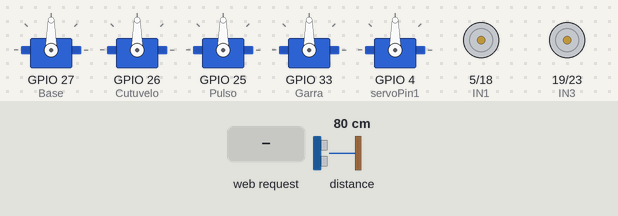
Bench run of a sketch on a simulated ESP32. Parts: 5 × servo, motor-driver pin pairs drawn as motors (green arrow = first pin HIGH = forward, orange = second pin HIGH = backward, longer = more drive). Inputs (shaded band) come from the test bench; at power-on: distance to the obstacle 80 cm. What the sketch prints to the serial monitor is not drawn.

Above: at 1.2 s.
1.3 s: HTTP request GET /SCANON received
4.3 s: HTTP request GET /FO received
At 4.49 s:
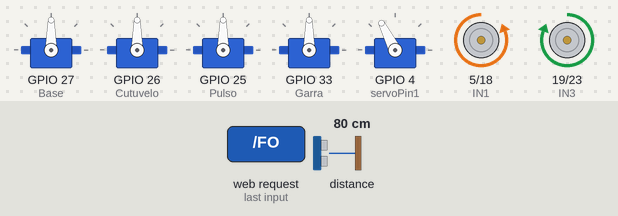
7.3 s: HTTP request GET /FF received
At 7.5 s:
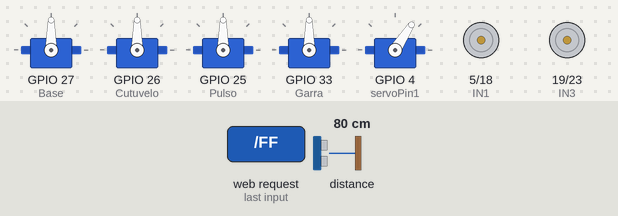
10.3 s: HTTP request GET /TO received
At 10.51 s:
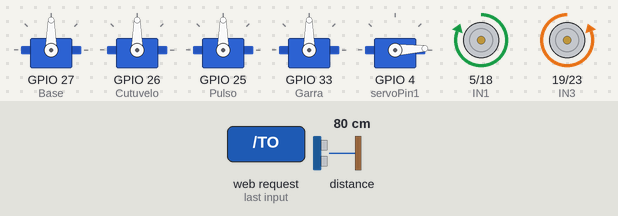
13.3 s: HTTP request GET /TF received
At 15.62 s:
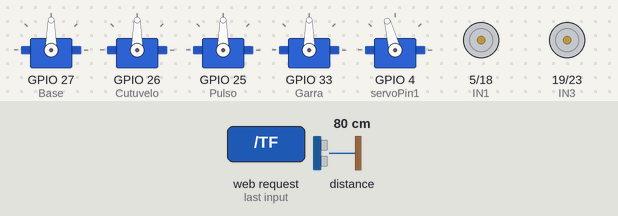
16.3 s: HTTP request GET /DO received
At 16.53 s:
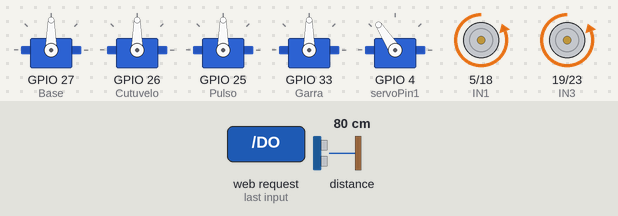
Timing chart, 0 to 24.4 s (numbered marks = the images above; inputs shaded):
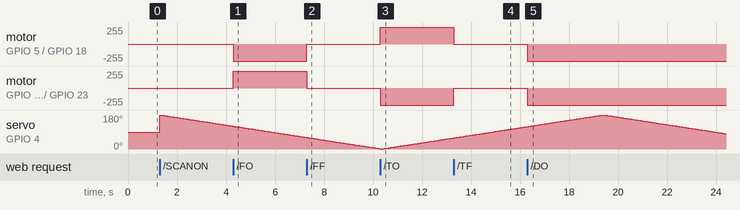

Measured:
- after the input at 4.3 s, motor on GPIO 5 (IN1) / GPIO 18 (IN2): stopped → backward 255/255 at once; motor on GPIO 19 (IN3) / GPIO 23 (IN4): stopped → forward 255/255 at once
- after the input at 7.3 s, motor on GPIO 5 (IN1) / GPIO 18 (IN2): backward 255/255 → stopped at once; motor on GPIO 19 (IN3) / GPIO 23 (IN4): forward 255/255 → stopped at once
- after the input at 10.3 s, motor on GPIO 5 (IN1) / GPIO 18 (IN2): stopped → forward 255/255 at once; motor on GPIO 19 (IN3) / GPIO 23 (IN4): stopped → backward 255/255 at once
- after the input at 13.3 s, motor on GPIO 5 (IN1) / GPIO 18 (IN2): forward 255/255 → stopped at once; motor on GPIO 19 (IN3) / GPIO 23 (IN4): backward 255/255 → stopped at once
- after the input at 16.3 s, motor on GPIO 5 (IN1) / GPIO 18 (IN2), motor on GPIO 19 (IN3) / GPIO 23 (IN4): stopped → backward 255/255 at once
- by itself, servo on GPIO 4 (servoPin1): rises from 119° to 180° in 3.0 s, then falls to 81° in 5.0 s

The sketch:

Acess_Point.ino
```cpp
#include <Wire.h>
#include <VL53L0X.h>
#include "WiFi.h"
#include "ESPAsyncWebServer.h"
#include <Servo.h>

const char* ssid = "Murilindo";
const char* password = "andregato";

// Create AsyncWebServer object on port 80
AsyncWebServer server(80);

String caminho = "ok";

const char* PARAM_INPUT_1 = "slider";
const char* PARAM_INPUT_2 = "value";

static const int servoPin1 = 4; //Radar
bool scanon = false;

int servo1;
int servo2;
int servo3;
int servo4;

int IN1 = 5;
int IN2 = 18;
int IN3 = 19;
int IN4 = 23;

int servopos1;
int servopos2;
int servopos3;
int servopos4;

int tempo = 20;

VL53L0X sensor;
Servo radarBraco;

Servo Base;
Servo Cutuvelo;
Servo Pulso;
Servo Garra;

unsigned long now = 0;

void setup() {
  pinMode(IN1, OUTPUT);
  pinMode(IN2, OUTPUT);
  pinMode(IN3, OUTPUT);
  pinMode(IN4, OUTPUT);

  Base.attach(27);
  Cutuvelo.attach(26);
  Pulso.attach(25);
  Garra.attach(33);

  Wire.begin();

  radarBraco.attach(servoPin1);
  sensor.init();
  sensor.setTimeout(500);

  Serial.begin(115200);
  Serial.println();

  // Setting the ESP as an access point
  Serial.print("Setting AP (Access Point)…");
  // Remove the password parameter, if you want the AP (Access Point) to be open
  WiFi.softAP(ssid, password);


  IPAddress IP = WiFi.softAPIP();
  Serial.print("AP IP address: ");
  Serial.println(IP);

  server.on("/", HTTP_GET, [](AsyncWebServerRequest * request) {
    request->send_P(200, "text/plain", caminho.c_str());
  });

  server.on("/FO", HTTP_GET, [](AsyncWebServerRequest * request) {
    UP();
    request->send_P(200, "text/plain", caminho.c_str());
  });

  server.on("/FF", HTTP_GET, [](AsyncWebServerRequest * request) {
    STOP();
    request->send_P(200, "text/plain", caminho.c_str());
  });

  server.on("/TO", HTTP_GET, [](AsyncWebServerRequest * request) {
    DOWN();
    request->send_P(200, "text/plain", caminho.c_str());
  });

  server.on("/TF", HTTP_GET, [](AsyncWebServerRequest * request) {
    STOP();
    request->send_P(200, "text/plain", caminho.c_str());
  });

  server.on("/DO", HTTP_GET, [](AsyncWebServerRequest * request) {
    RIGHT();
    request->send_P(200, "text/plain", caminho.c_str());
  });

  server.on("/DF", HTTP_GET, [](AsyncWebServerRequest * request) {
    STOP();
    request->send_P(200, "text/plain", caminho.c_str());
  });

  server.on("/EO", HTTP_GET, [](AsyncWebServerRequest * request) {
    LEFT();
    request->send_P(200, "text/plain", caminho.c_str());
  });

  server.on("/EF", HTTP_GET, [](AsyncWebServerRequest * request) {
    STOP();
    request->send_P(200, "text/plain", caminho.c_str());
  });

  server.on("/SCANON", HTTP_GET, [](AsyncWebServerRequest * request) {
    scanon = true;
    request->send_P(200, "text/plain", caminho.c_str());
  });

  server.on("/SCANOFF", HTTP_GET, [](AsyncWebServerRequest * request) {
    scanon = false;
    request->send_P(200, "text/plain", caminho.c_str());
  });

  server.on("/update", HTTP_GET, [] (AsyncWebServerRequest * request) {
    String inputMessage1;
    String inputMessage2;
    Serial.println(inputMessage2);
    // GET input1 value on <ESP_IP>/update?slider=<inputMessage1>&value=<inputMessage2>
    if (request->hasParam(PARAM_INPUT_1) && request->hasParam(PARAM_INPUT_2)) {
      inputMessage1 = request->getParam(PARAM_INPUT_1)->value();
      inputMessage2 = request->getParam(PARAM_INPUT_2)->value();
      switch (inputMessage1.toInt()) {
        case 1:
          servo1 = inputMessage2.toInt();
          break;
        case 2:
          servo2 = inputMessage2.toInt();
          break;
        case 3:
          servo3 = inputMessage2.toInt();
          break;
        case 4:
          servo4 = inputMessage2.toInt();
          break;
        default:
          break;
      }
      Serial.println(inputMessage2);
    }

    request->send(200, "text/plain", inputMessage1 + ";" +  inputMessage2);
  });

  // Start server
  server.begin();
}

void loop() {
  if (!(millis() < now + tempo))
  {
    now = millis();
    moveServos();
    if (scanon)
    {
      scan();
    }
  }
}

void moveServos()
{
  if (servo1 > servopos1)
  {
    servopos1++;
    Base.write(servopos1);
  }
  else if (servo1 < servopos1)
  {
    servopos1--;
    Base.write(servopos1);
  }

  if (servo2 > servopos2)
  {
    servopos2++;
    Cutuvelo.write(servopos2);
  }
  else if (servo2 < servopos2)
  {
    servopos2--;
    Cutuvelo.write(servopos2);
  }

  if (servo3 > servopos3)
  {
    servopos3++;
    Pulso.write(servopos3);
  }
  else if (servo3 < servopos3)
  {
    servopos3--;
    Pulso.write(servopos3);
  }

  if (servo4 > servopos4)
  {
    servopos4++;
    Garra.write(servopos4);
  }
  else if (servo4 < servopos4)
  {
    servopos4--;
    Garra.write(servopos4);
  }
}

void scan()
{
  for(int posDegrees = 180; posDegrees >= 0; posDegrees=posDegrees-1) {
    radarBraco.write(posDegrees);
    int dist = sensor.readRangeSingleMillimeters();
    Serial.print(dist);
    Serial.print(" ");
    Serial.print(posDegrees);
    Serial.print("\n");
    delay(17);
  }
  for(int posDegrees = 1; posDegrees <= 180; posDegrees=posDegrees+1) {
    radarBraco.write(posDegrees);
    int dist = sensor.readRangeSingleMillimeters();

    Serial.print(dist);
    Serial.print(" ");
    Serial.print(posDegrees);
    Serial.print("\n");
    delay(17);
  }
}

void STOP()
{
  digitalWrite(IN1, LOW); //RIGHT
  digitalWrite(IN2, LOW); //RIGHT
  digitalWrite(IN3, LOW); //LEFT
  digitalWrite(IN4, LOW); //LEFT
}

void UP()
{
  digitalWrite(IN1, LOW);
  digitalWrite(IN2, HIGH);
  digitalWrite(IN3, HIGH);
  digitalWrite(IN4, LOW);
}

void DOWN()
{
  digitalWrite(IN1, HIGH);
  digitalWrite(IN2, LOW);
  digitalWrite(IN3, LOW);
  digitalWrite(IN4, HIGH);
}

void RIGHT()
{
  digitalWrite(IN1, LOW);
  digitalWrite(IN2, HIGH);
  digitalWrite(IN3, LOW);
  digitalWrite(IN4, HIGH);
}

void LEFT()
{
  digitalWrite(IN1, HIGH);
  digitalWrite(IN2, LOW);
  digitalWrite(IN3, HIGH);
  digitalWrite(IN4, LOW);
}
```
